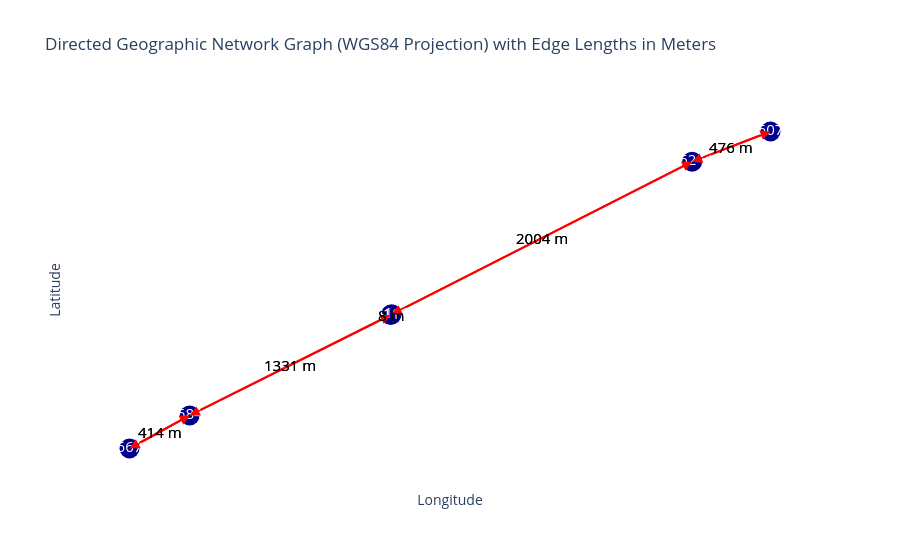

The notebook cell this image was saved under:
### Code cell
import opentnsim.graph.mixins as graph_module
graph_module.plot_graph(sub_FG_test)

### Figure 1 — Plotly figure (JSON) as saved in the notebook; plotly's stock layout.template omitted (floating-point values rounded to 4 significant figures)
{"data": [{"hoverinfo": "none", "line": {"color": "red", "width": 2}, "mode": "lines", "type": "scatter", "x": [4.393, 4.388], "y": [51.68, 51.68]}, {"hoverinfo": "none", "line": {"color": "red", "width": 2}, "mode": "lines", "type": "scatter", "x": [4.393, 4.408], "y": [51.68, 51.69]}, {"hoverinfo": "none", "line": {"color": "red", "width": 2}, "mode": "lines", "type": "scatter", "x": [4.43, 4.436], "y": [51.7, 51.7]}, {"hoverinfo": "none", "line": {"color": "red", "width": 2}, "mode": "lines", "type": "scatter", "x": [4.43, 4.408], "y": [51.7, 51.69]}, {"hoverinfo": "none", "line": {"color": "red", "width": 2}, "mode": "lines", "type": "scatter", "x": [4.408, 4.408], "y": [51.69, 51.69]}, {"hoverinfo": "none", "line": {"color": "red", "width": 2}, "mode": "lines", "type": "scatter", "x": [4.408, 4.43], "y": [51.69, 51.7]}, {"hoverinfo": "none", "line": {"color": "red", "width": 2}, "mode": "lines", "type": "scatter", "x": [4.408, 4.408], "y": [51.69, 51.69]}, {"hoverinfo": "none", "line": {"color": "red", "width": 2}, "mode": "lines", "type": "scatter", "x": [4.408, 4.393], "y": [51.69, 51.68]}, {"hoverinfo": "none", "line": {"color": "red", "width": 2}, "mode": "lines", "type": "scatter", "x": [4.436, 4.43], "y": [51.7, 51.7]}, {"hoverinfo": "none", "line": {"color": "red", "width": 2}, "mode": "lines", "type": "scatter", "x": [4.388, 4.393], "y": [51.68, 51.68]}, {"hoverinfo": "text", "marker": {"color": "darkblue", "size": 20}, "mode": "markers+text", "text": ["8868426", "8862498", "B34113_A", "B34113_B", "8860743", "8866727"], "textfont": {"color": "white", "size": 15}, "textposition": "middle center", "type": "scatter", "x": [4.393, 4.43, 4.408, 4.408, 4.436, 4.388], "y": [51.68, 51.7, 51.69, 51.69, 51.7, 51.68]}], "layout": {"annotations": [{"arrowcolor": "red", "arrowhead": 2, "arrowsize": 2, "arrowwidth": 1, "ax": 4.393, "axref": "x", "ay": 51.68, "ayref": "y", "showarrow": true, "x": 4.388, "xref": "x", "y": 51.68, "yref": "y"}, {"arrowcolor": "red", "arrowhead": 2, "arrowsize": 2, "arrowwidth": 1, "ax": 4.393, "axref": "x", "ay": 51.68, "ayref": "y", "showarrow": true, "x": 4.408, "xref": "x", "y": 51.69, "yref": "y"}, {"arrowcolor": "red", "arrowhead": 2, "arrowsize": 2, "arrowwidth": 1, "ax": 4.43, "axref": "x", "ay": 51.7, "ayref": "y", "showarrow": true, "x": 4.436, "xref": "x", "y": 51.7, "yref": "y"}, {"arrowcolor": "red", "arrowhead": 2, "arrowsize": 2, "arrowwidth": 1, "ax": 4.43, "axref": "x", "ay": 51.7, "ayref": "y", "showarrow": true, "x": 4.408, "xref": "x", "y": 51.69, "yref": "y"}, {"arrowcolor": "red", "arrowhead": 2, "arrowsize": 2, "arrowwidth": 1, "ax": 4.408, "axref": "x", "ay": 51.69, "ayref": "y", "showarrow": true, "x": 4.408, "xref": "x", "y": 51.69, "yref": "y"}, {"arrowcolor": "red", "arrowhead": 2, "arrowsize": 2, "arrowwidth": 1, "ax": 4.408, "axref": "x", "ay": 51.69, "ayref": "y", "showarrow": true, "x": 4.43, "xref": "x", "y": 51.7, "yref": "y"}, {"arrowcolor": "red", "arrowhead": 2, "arrowsize": 2, "arrowwidth": 1, "ax": 4.408, "axref": "x", "ay": 51.69, "ayref": "y", "showarrow": true, "x": 4.408, "xref": "x", "y": 51.69, "yref": "y"}, {"arrowcolor": "red", "arrowhead": 2, "arrowsize": 2, "arrowwidth": 1, "ax": 4.408, "axref": "x", "ay": 51.69, "ayref": "y", "showarrow": true, "x": 4.393, "xref": "x", "y": 51.68, "yref": "y"}, {"arrowcolor": "red", "arrowhead": 2, "arrowsize": 2, "arrowwidth": 1, "ax": 4.436, "axref": "x", "ay": 51.7, "ayref": "y", "showarrow": true, "x": 4.43, "xref": "x", "y": 51.7, "yref": "y"}, {"arrowcolor": "red", "arrowhead": 2, "arrowsize": 2, "arrowwidth": 1, "ax": 4.388, "axref": "x", "ay": 51.68, "ayref": "y", "showarrow": true, "x": 4.393, "xref": "x", "y": 51.68, "yref": "y"}, {"font": {"color": "black", "size": 15}, "showarrow": false, "text": "414 m", "x": 4.39, "y": 51.68}, {"font": {"color": "black", "size": 15}, "showarrow": false, "text": "1331 m", "x": 4.4, "y": 51.68}, {"font": {"color": "black", "size": 15}, "showarrow": false, "text": "476 m", "x": 4.433, "y": 51.7}, {"font": {"color": "black", "size": 15}, "showarrow": false, "text": "2004 m", "x": 4.419, "y": 51.69}, {"font": {"color": "black", "size": 15}, "showarrow": false, "text": "8 m", "x": 4.408, "y": 51.69}, {"font": {"color": "black", "size": 15}, "showarrow": false, "text": "2004 m", "x": 4.419, "y": 51.69}, {"font": {"color": "black", "size": 15}, "showarrow": false, "text": "8 m", "x": 4.408, "y": 51.69}, {"font": {"color": "black", "size": 15}, "showarrow": false, "text": "1331 m", "x": 4.4, "y": 51.68}, {"font": {"color": "black", "size": 15}, "showarrow": false, "text": "476 m", "x": 4.433, "y": 51.7}, {"font": {"color": "black", "size": 15}, "showarrow": false, "text": "414 m", "x": 4.39, "y": 51.68}], "plot_bgcolor": "white", "showlegend": false, "title": {"text": "Directed Geographic Network Graph (WGS84 Projection) with Edge Lengths in Meters"}, "xaxis": {"showgrid": false, "showticklabels": false, "title": {"text": "Longitude"}, "zeroline": false}, "yaxis": {"showgrid": false, "showticklabels": false, "title": {"text": "Latitude"}, "zeroline": false}}}
